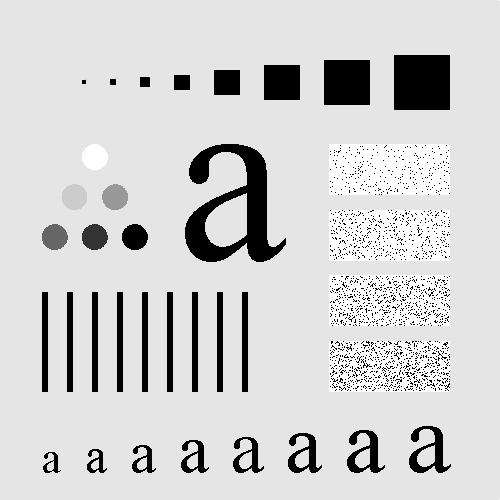
#> input picture immagini/test.jpg, 500 x 500 px, found by its file name
$ python esercizio_1.py
#> lines starting #> are read from the running program, lines starting #| are printed output that depends on the picture
#> further down, x is the input picture: shape (500, 500); min 0, max 255, mean 207.4
### Script/funzione_medie.py
#funzione dal prototipo medie(x, k)

import numpy as np
import matplotlib.pyplot as plt

def medie(x,k):
#> called with k = 10
    N, M= x.shape#N righe, M colonne
#> N = 500; M = 500
    y= np.zeros((N+k,M+k))

    for i in range (N):
        for j in range (M):
            y[i][j]= np.mean(x[i:i+k,j:j+k])
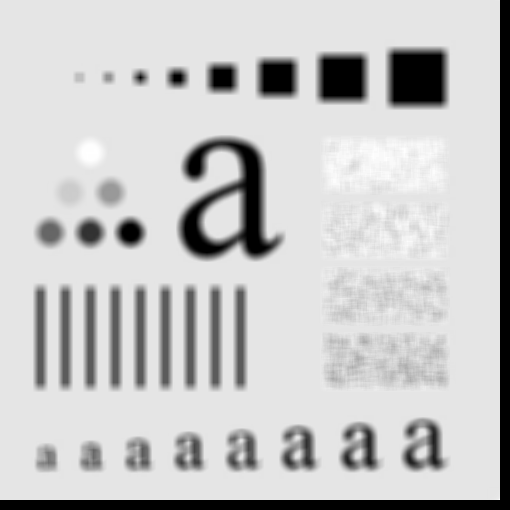
#> y: shape (510, 510) float64; min 0, max 255, mean 199.3


    plt.figure(1)
    plt.imshow(y, cmap='gray', clim=[0,255])
    plt.show()


### Script/esercizio_1.py
# -*- coding: utf-8 -*-
"""
Created on Tue Mar 10 12:07:33 2026

@author: matti
"""

import numpy as np
import skimage.io as io #io è una libreria pèer leggere e scrivere immagini in formato standar
import matplotlib.pyplot as plt #serve per visualizzare le immagini
from funzione_medie import medie
plt.close("all")

x=io.imread('immagini/test.jpg')
plt.figure(2)
plt.imshow(x, cmap='gray', clim=[0,255])
plt.show()
medie(x, 10)
